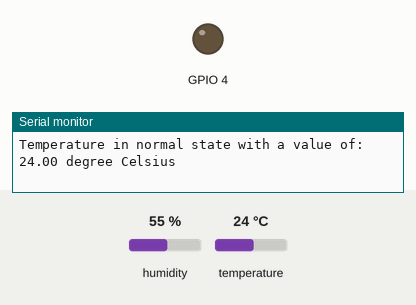
Recording of a sketch running on a simulated ESP32. Parts: output pins drawn as LEDs (lit = HIGH), the last lines printed to the serial monitor. Inputs (shaded band) come from the test bench; at power-on: temperature 24 °C, humidity 55 %.

Above: at 4.2 s.
4.3 s: temperature set to 33 °C
8.2 s: temperature set to 36 °C
At 12.2 s:
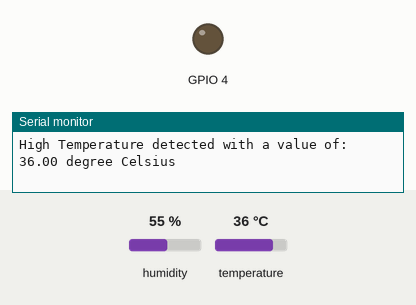
12.6 s: temperature set to 12 °C
At 15.8 s:
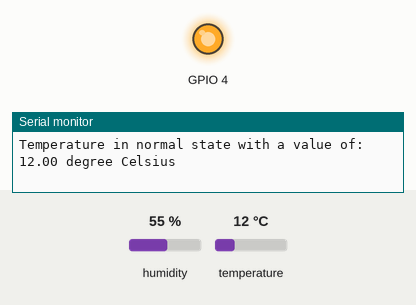
16.6 s: temperature set to 41 °C
At 20.6 s:
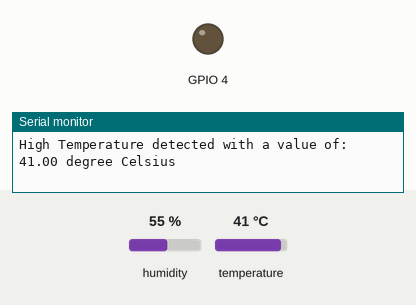
Timing chart, 0 to 21.6 s (numbered marks = the images above; inputs shaded):
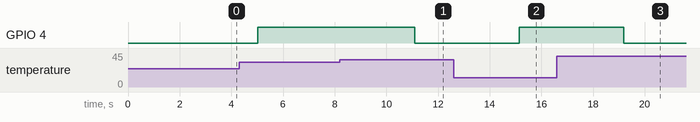

Measured:
- after the input at 8.2 s, GPIO 4: HIGH → LOW after 2.9 s
- after the input at 12.6 s, GPIO 4: LOW → HIGH after 2.5 s
- after the input at 16.6 s, GPIO 4: HIGH → LOW after 2.6 s

The sketch:

interfacing_tempsensor.ino
```cpp
#include <DHT.h>
#include <Arduino.h>
#define Thrs_temp 34.0

DHT dht(26,DHT11);
int buzz=15;

void setup()
{
 Serial.begin(115200);
 dht.begin();
 delay(3000);
  pinMode(buzz,OUTPUT);
  pinMode(4,OUTPUT);
  ledcSetup(0, 500, 8); // LEDC channel 0, 1000 Hz frequency, 8-bit resolution
  ledcAttachPin(buzz, 0);
}

void loop()
{
 float temp=dht.readTemperature();
 if(isnan(temp))
{
 Serial.println("Error in sensor,check wiring!!!");
}
else{
if(temp>Thrs_temp)
{
  ledcWrite(0,255);
  Serial.print("High Temperature detected with a value of: ");
  Serial.print(temp);
  Serial.println(" degree Celsius");
  delay(2000);
  digitalWrite(4,LOW);
}
else
{
   ledcWrite(0,0);
 Serial.print("Temperature in normal state with a value of: ");
 Serial.print(temp);
 Serial.println(" degree Celsius");
 delay(2000);
 digitalWrite(4,HIGH);
}
}
}
```
